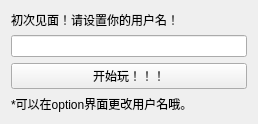
<?xml version="1.0" encoding="UTF-8"?>
<ui version="4.0">
 <class>NewRoom</class>
 <widget class="QWidget" name="NewRoom">
  <property name="geometry">
   <rect>
    <x>0</x>
    <y>0</y>
    <width>258</width>
    <height>122</height>
   </rect>
  </property>
  <property name="windowTitle">
   <string>欢迎进入游戏！(☆▽☆)</string>
  </property>
  <property name="windowIcon">
   <iconset resource="testres/testres.qrc">
    <normaloff>:/test/nku.png</normaloff>:/test/nku.png</iconset>
  </property>
  <layout class="QVBoxLayout" name="verticalLayout">
   <item>
    <widget class="QLabel" name="label">
     <property name="text">
      <string>初次见面！请设置你的用户名！</string>
     </property>
    </widget>
   </item>
   <item>
    <widget class="QLineEdit" name="lineEdit"/>
   </item>
   <item>
    <widget class="QPushButton" name="pushButton">
     <property name="text">
      <string>开始玩！！！</string>
     </property>
    </widget>
   </item>
   <item>
    <widget class="QLabel" name="label_2">
     <property name="text">
      <string>*可以在option界面更改用户名哦。</string>
     </property>
    </widget>
   </item>
  </layout>
 </widget>
 <resources>
  <include location="testres/testres.qrc"/>
 </resources>
 <connections/>
</ui>
